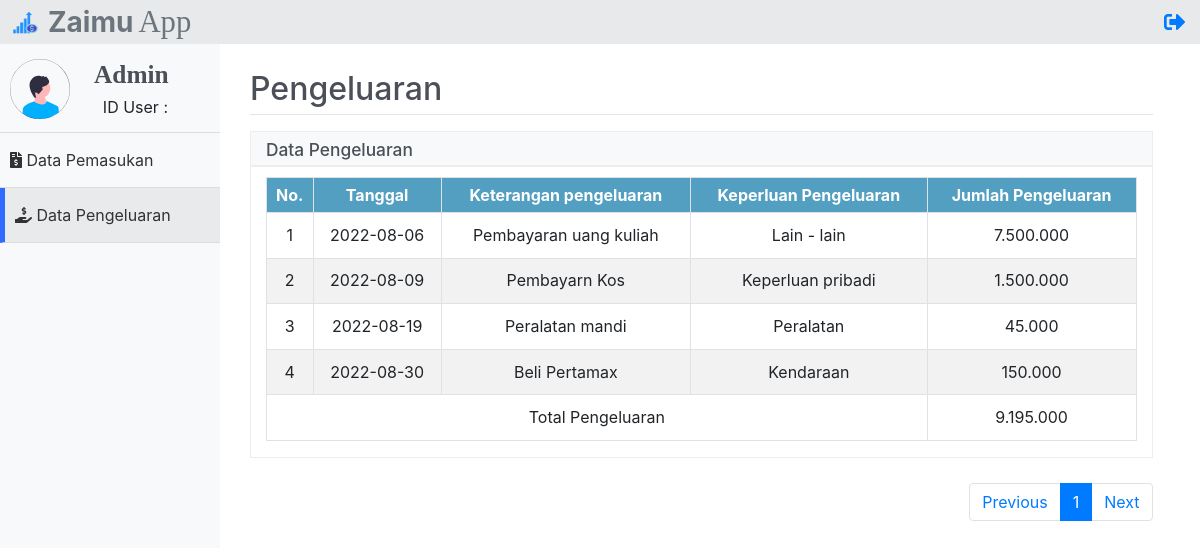
/pengeluaranUser.php?username=admin (signed in), run on the app's committed database.
### tables this page shows
CREATE TABLE `pengeluaran` (
  `id` int(11) NOT NULL,
  `tanggal` date NOT NULL,
  `keterangan` varchar(50) NOT NULL,
  `keperluan` varchar(30) NOT NULL,
  `jumlah` varchar(255) NOT NULL,
  `username` varchar(50) NOT NULL
);

### function/functions.php (called while the page is built, shortened)
<?php
    $koneksi = mysqli_connect('localhost', 'root', '', 'db_keuangan');
    if (mysqli_connect_error() == true) {
        die('Gagal terhubung ke database');
        return false;
    } else {
        return true;
    }
    function query($query) {
        global $koneksi;
        $result = mysqli_query($koneksi, $query);
        $rows = [];
        while( $row = mysqli_fetch_assoc($result) ) {
            $rows[] = $row;
        }
        return $rows;
    }

### pengeluaranUser.php (the view, shortened to what this page needs)
<?php
require 'function/functions.php';
$username = $_GET['username'];
$idUser = $_GET['idUser'];
$jumlahTabel = 5;
$jumlahData = count(query("SELECT * FROM pengeluaran WHERE username = '$username'"));
$jumlahHalaman = ceil($jumlahData / $jumlahTabel);
$halamanAktif = (isset($_GET['halaman'])) ? $_GET['halaman'] : 1;
$awalData = ($jumlahTabel * $halamanAktif) - $jumlahTabel;
$pengeluaran = query("SELECT * FROM pengeluaran WHERE username = '$username' LIMIT $awalData, $jumlahTabel");
?>
<!DOCTYPE html>
<html lang="en">
<head>
    <link rel="stylesheet" href="css/bootstrap.css">
    <link rel="stylesheet" href="css/bootstrap.min.css">
    <link rel="stylesheet" href="css/bootstrap-reboot.min.css">
    <link rel="stylesheet" href="https://use.fontawesome.com/releases/v5.6.3/css/all.css"
>
    <link rel="stylesheet" href="css/styler.css?v=1.0">
    <link rel="stylesheet" type="text/css" href="https://cdnjs.cloudflare.com/ajax/libs/sweetalert/1.1.3/sweetalert.min.css">
</head>
<body>
    <div class="header">
        <img src="img/zaimu.png" width="25px" height="25px" class="float-left logo-fav">
        <h3 class="text-secondary font-weight-bold float-left logo">Zaimu</h3>
        <h3 class="text-secondary float-left logo2">App</h3>
        <a href="administrator">
            <div class="logout">
                <i class="fas fa-sign-out-alt float-right log"></i>
            </div>
        </a>
    </div>
    <div class="sidebar">
        <nav>
            <ul>
                <li>
                    <img src="img/avatar.svg" class="img-fluid profile float-left" width="60px">
                    <h5 class="admin"> <?= ucwords(substr($username, 0, 7)) ?></h5>
                    <div class="online">
                        <p class="float-right ontext">ID User : <?= $idUser ?></p>
                    </div>
                </li>
                <a href="pemasukkanUser?username=<?= $username ?>&idUser=<?= $idUser ?>" style="text-decoration: none;">
                <li style="cursor:pointer;">
                    <div>
                        <span><i class="fas fa-file-invoice-dollar"></i></span>
                        <span>Data Pemasukan</span>
                        </div>
                    </li></a>
                <li  class="aktif" style="border-left: 5px solid #306bff; ">
                    <div>
                        <span><i class="fas fa-hand-holding-usd"></i></span>
                        <span>Data Pengeluaran</span>
                    </div>
                </li></a>
            </ul>
        </nav>
    </div>
    <div class="main-content khusus">
        <div class="konten khusus2">
            <div class="konten_dalem khusus3">
                <h2 class="head" style="color: #4b4f58;">Pengeluaran</h2>
                <hr style="margin-top: -2px;">
                <div class="headline">
                    <h5>Data Pengeluaran</h5>
                </div>
                <div class="container" id="container">
                    <div class="row tampil" id="row">
                        <div class="col-md-12">
                            <div class="table-responsive">
                                <table class="table table-sm table-hover table-striped table-bordered">
                                    <tr>
                                        <th>No.</th>
                                        <th>Tanggal</th>
                                        <th>Keterangan pengeluaran</th>
                                        <th>Keperluan Pengeluaran</th>
                                        <th>Jumlah Pengeluaran</th>
                                    </tr>
                                    <?php $i = 1; ?>
                                    <?php foreach ($pengeluaran as $row) : ?>
                                    <tr class="show" id="<?= $row['username'] ?>">
                                        <td> <?= $i ?> </td>
                                        <td data-target="tanggal"><?= htmlspecialchars($row['tanggal']) ?></td>
                                        <td data-target="keterangan"><?= htmlspecialchars($row['keterangan']) ?></td>
                                        <td data-target="keperluan"><?= htmlspecialchars($row['keperluan']) ?></td>
                                        <td data-target="jumlahKeluar"><?= htmlspecialchars($row['jumlah']) ?></td>
                                    </tr>
                                    <?php
                                        $jumlah2[] = $row["jumlah"];
                                        $jumlahConvert = str_replace('.', '', $jumlah2);
                                        $totali = array_sum($jumlahConvert);
                                        $hasilJumlah = number_format($totali, 0, ',', '.');
                                    ?>
                                    <?php $i++ ?>
                                    <?php endforeach; ?>
                                    <?php if(isset($jumlah2) != null) :?>
                                    <tr>
                                        <td colspan="4">Total Pengeluaran</td>
                                        <td id="total" data-target="total"><?= $hasilJumlah ?></td>
                                    </tr>
                                    <?php endif; ?>
                                </table>
                            </div>
                        </div>
                    </div>
                </div>
                    <div class="panel-footer">
                        <nav class="float-right page">
                            <ul class="pagination">
                                <?php if ($halamanAktif > 1) : ?>
                                <li class="page-item">
                                    <a href="?halaman=<?= $halamanAktif - 1 ?>&username=<?= $username ?>&idUser=<?= $idUser ?>" class="page-link">Previous</a>
                                </li>
                                <?php else : ?>
                                <li class="page-item">
                                    <div class="page-link">Previous</div>
                                </li>
                                <?php endif; ?>
                                <?php for ($i = 1; $i <= $jumlahHalaman; $i++) : ?>
                                    <?php if ($i == $halamanAktif) : ?>
                                    <li class="page-item active" aria-current="page">
                                        <a class="page-link" href="?halaman=<?= $i; ?>&username=<?= $username ?>&idUser=<?= $idUser ?>"><?= $i; ?></a>
                                    </li>
                                    <?php else : ?>
                                    <li class="page-item" aria-current="page">
                                        <a class="page-link" href="?halaman=<?= $i; ?>&username=<?= $username ?>&idUser=<?= $idUser ?>"><?= $i; ?></a>
                                    </li>
                                    <?php endif; ?>
                                <?php endfor; ?>
                                <?php if ($halamanAktif < $jumlahHalaman) : ?>
                                <li>
                                    <a href="?halaman=<?= $halamanAktif + 1 ?>&username=<?= $username ?>&idUser=<?= $idUser ?>" class="page-link" href="#">Next</a>
                                </li>
                                <?php else : ?>
                                <li class="page-item">
                                    <div class="page-link">Next</div>
                                </li>
                                <?php endif; ?>
                            </ul>
                        </nav>
                    </div>
            </div>
        </div>
    </div>
</body>
</html>

### css/styler.css (style rules this page uses)
* { padding: 0; margin: 0; box-sizing: border-box; }
html, body { height: 100%; }
.header { position: fixed; height: 44px; width: 100%; background: #e7e9ea; z-index: 4; }
h3.logo { line-height: 44px; margin-left: 10px; }
.logo2 { line-height: 44px; margin-left: 5px; font-size: 23pt; font-family: nyala; }
.logo-fav { margin-left: 13px; margin-top: 10px; }
.sidebar { position: fixed; width: 100%; background: #f8f9fa; height: 100%; z-index: 3; padding-top: 44px; }
.konten_dalem { width: 95%; }
.aktif { background: #e9eaeb; }
span { color: #333; }
.sidebar ul { list-style: none; padding: 0; margin: 0; }
.sidebar ul li { padding: 15px 10px; cursor: pointer; border-bottom: 1px solid rgb(221, 219, 219); }
.sidebar ul li i { color: #333; }
.main-content { padding-top: 50px; }
.log { font-size: 16pt; line-height: 45px; margin-right: 10px; }
.logout { font-family: nyala; font-size: 17pt; line-height: 44px; margin-right: 5px; }
div.konten { margin-left: 50px; margin-top: 20px; }
th { background: #529fc1; color: #fff; padding: 5px; text-align: center; }
td { line-height: 35px; text-align: center; }
.page { margin-top: -5px; }
.container { margin-bottom: 30px; border: 1px solid rgb(238, 236, 236); max-width: 100%; }
.headline { height: 35px; background: #f8f9fa; border: 1px solid rgb(238, 236, 236); }
.headline h5 { font-size: 13pt; line-height: 35px; margin-left: 15px; color: #4b4f58; }
.row { margin-top: 10px; }
.admin { font-size: 19pt; font-weight: bold; font-family: nyala; margin-right: 40px; color: #4b4f58; margin-bottom: 28px; margin-left: 84px; }
.online { font-size: 12pt; margin-right: 42px; }
.ontext { margin-top: -22px; margin-left: 5px; }
.profile { transition: 1.2s; }
@media screen and (min-width: 600px) { .sidebar { width: 80px; } }
@media screen and (min-width: 600px) { .sidebar ul li span:nth-child(2) { display: none; } }
@media screen and (min-width: 600px) { .sidebar ul li { text-align: center; } }
@media screen and (min-width: 600px) { .sidebar ul li i { font-size: 26px; } }
@media screen and (min-width: 600px) { .main-content { margin-left: 80px; } }
@media screen and (min-width: 1000px) { .sidebar { width: 220px; } }
@media screen and (min-width: 1000px) { .sidebar ul li { text-align: left; } }
@media screen and (min-width: 1000px) { .sidebar ul li span:nth-child(2) { display: inline; } }
@media screen and (min-width: 1000px) { .sidebar ul li i { font-size: 16px; } }
@media screen and (min-width: 1000px) { .main-content { margin-left: 200px; } }

### data on the page
pengeluaran: tanggal "2022-08-06", keterangan "Pembayaran uang kuliah", keperluan "Lain - lain", jumlah "7.500.000"
pengeluaran: tanggal "2022-08-09", keterangan "Pembayarn Kos", keperluan "Keperluan pribadi", jumlah "1.500.000"
pengeluaran: tanggal "2022-08-19", keterangan "Peralatan mandi", keperluan "Peralatan", jumlah "45.000"
pengeluaran: tanggal "2022-08-30", keterangan "Beli Pertamax", keperluan "Kendaraan", jumlah "150.000"

### other printed values
substr($username, 0, 7) "Admin"
$hasilJumlah "9.195.000"
